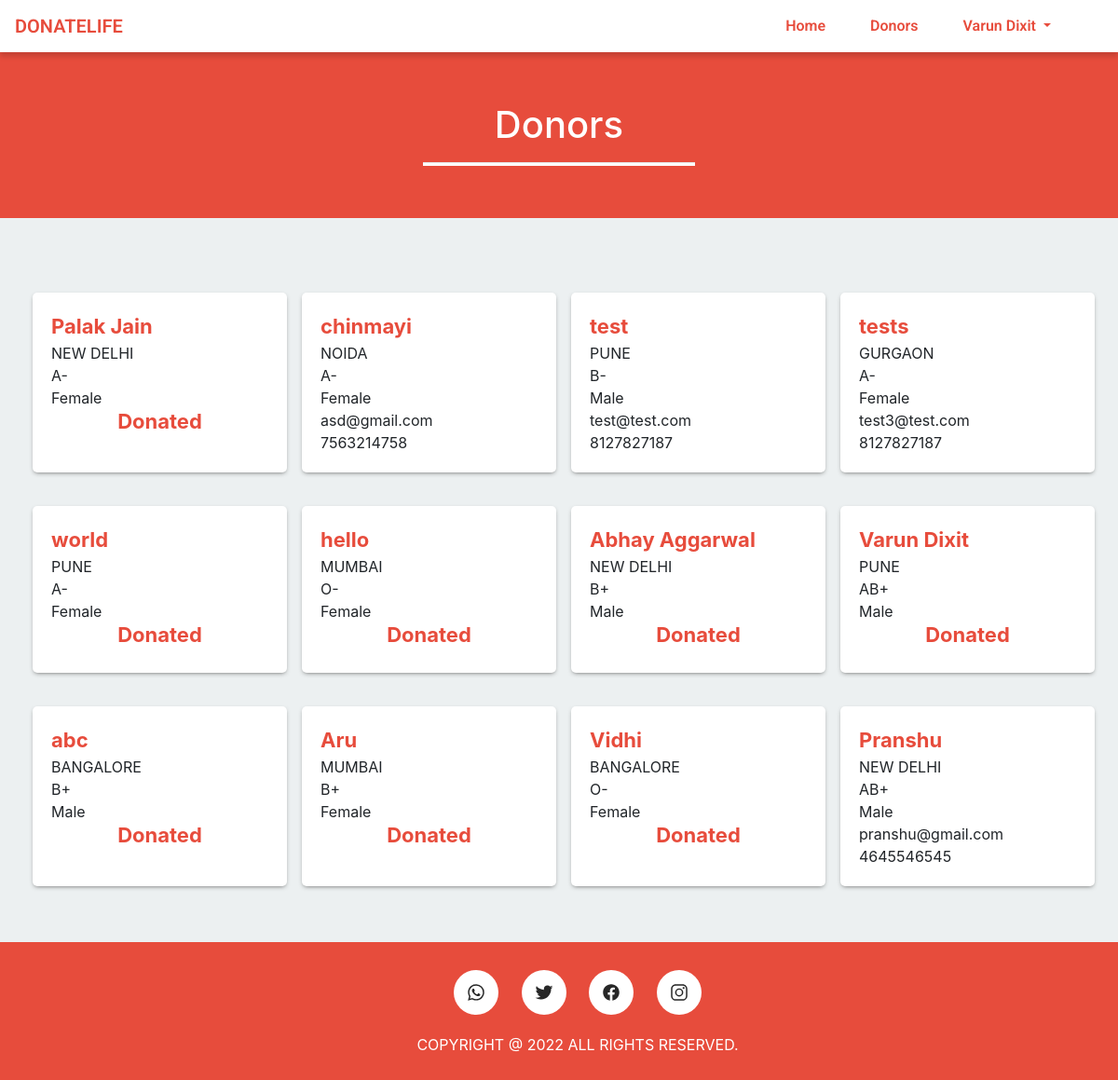
The app's page /donor.php (signed in) with its own data.
### tables this page shows
CREATE TABLE `donor` (
  `id` int(11) NOT NULL,
  `name` varchar(50) NOT NULL,
  `gender` varchar(10) NOT NULL,
  `email` varchar(50) NOT NULL,
  `city` varchar(50) NOT NULL,
  `dob` varchar(20) NOT NULL,
  `contact_No` varchar(16) NOT NULL,
  `save_life_date` varchar(20) NOT NULL,
  `password` varchar(100) NOT NULL,
  `blood_group` varchar(10) NOT NULL,
  `no_of_units` int(1) NOT NULL DEFAULT 1
);

### donor.php (the view, shortened to what this page needs)
<?php
	include ('include/header.php');
?>
<div class="container-fluid red-background size">
	<div class="row">
		<div class="col-md-6 offset-md-3">
			<h1 class="text-center">Donors</h1>
			<hr class="white-bar">
		</div>
	</div>
</div>
<div class="container" style="padding: 60px 0;">
	<div class="row data" style="margin: 0; display: grid; grid-template-columns: 1fr 1fr 1fr 1fr; gap: 1rem;">
		<?php
			$sql="SELECT * FROM donor";
			$result=mysqli_query($connection,$sql);
			if(mysqli_num_rows($result)>0){
				while($row=mysqli_fetch_assoc($result)){
					if($row['save_life_date']=='0'){
						echo '<div class="col-md-12 col-sm-12 col-lg-12 donors_data">
						<span class="name">'.$row['name'].'</span>
						<span>'.$row['city'].'</span>
						<span>'.$row['blood_group'].'</span>
						<span>'.$row['gender'].'</span>
						<span>'.$row['email'].'</span>
						<span>'.$row['contact_No'].'</span>
						</div>';
					}else{
						$date=$row ['save_life_date'];
						$start=date_create("$date");
						$end = date_create();
						$diff=date_diff($start,$end);
						$diffMonth=$diff->m;
						if($diffMonth>=3){
							echo '<div class="col-md-12 col-sm-12 col-lg-12 donors_data">
								<span class="name">'.$row['name'].'</span>
								<span>'.$row['city'].'</span>
								<span>'.$row['blood_group'].'</span>
								<span>'.$row['gender'].'</span>
								<span>'.$row['email'].'</span>
								<span>'.$row['contact_No'].'</span>
								</div>';
						}else{
							echo '<div class="col-md-12 col-sm-12 col-lg-12 donors_data">
							<span class="name">'.$row['name'].'</span>
							<span>'.$row['city'].'</span>
							<span>'.$row['blood_group'].'</span>
							<span>'.$row['gender'].'</span>
							<h4 class="name text-center">Donated</h4>
							</div>';
						}
					}
				}
			}
		?>
	</div>
</div>
<?php
	include ('include/footer.php');
?>

### css/styles.css (style rules this page uses)
body { background: #f1f4f7; padding-top: 50px; color: #5f6468; font-family: "Roboto", sans-serif; }
h1, h2, h3, h4, h5, h6 { color: #5f6468; }
h1 { font-weight: 300; font-size: 40px; }
h3, h4 { font-weight: 300; }

### css/custom.css (style rules this page uses)
body { background-color: #ecf0f1; width: 100%; overflow-x: hidden; height: 100%; min-height: 100vh; display: grid; }
.white-bar { height: 3px; width: 50%; color: white; background-color: white; }
.red-background { background-color: #e74c3c; min-height: fit-content; height: auto; padding: 10px }

### donor.php (style rules this page uses)
.size { min-height: 0px; padding: 60px 0 40px 0; }
h1 { color: white; }
span { display: block; }
.name { color: #e74c3c; font-size: 22px; font-weight: 700; }
.donors_data { background-color: white; border-radius: 5px; margin:20px 5px 0px 5px; -webkit-box-shadow: 0px 2px 5px -2px rgba(89,89,89,0.95); -moz-box-shadow: 0px 2px 5px -2px rgba(89,89,89,0.95); box-shadow: 0px 2px 5px -2px rgba(89,89,89,0.95); padding: 20px; }

### records on screen
donor: name "Palak Jain", city "NEW DELHI", blood_group "A-", gender "Female"
donor: name "chinmayi", city "NOIDA", blood_group "A-", gender "Female", email "asd@gmail.com", contact_No "7563214758"
donor: name "test", city "PUNE", blood_group "B-", gender "Male", email "test@test.com", contact_No "8127827187"
donor: name "tests", city "GURGAON", blood_group "A-", gender "Female", email "test3@test.com", contact_No "8127827187"
donor: name "world", city "PUNE", blood_group "A-", gender "Female"
donor: name "hello", city "MUMBAI", blood_group "O-", gender "Female"
donor: name "Abhay Aggarwal", city "NEW DELHI", blood_group "B+", gender "Male"
donor: name "Varun Dixit", city "PUNE", blood_group "AB+", gender "Male"
donor: name "abc", city "BANGALORE", blood_group "B+", gender "Male"
donor: name "Aru", city "MUMBAI", blood_group "B+", gender "Female"
donor: name "Vidhi", city "BANGALORE", blood_group "O-", gender "Female"
donor: name "Pranshu", city "NEW DELHI", blood_group "AB+", gender "Male", email "pranshu@gmail.com", contact_No "4645546545"

### other values on screen
$_SESSION['name'] "Varun Dixit"
